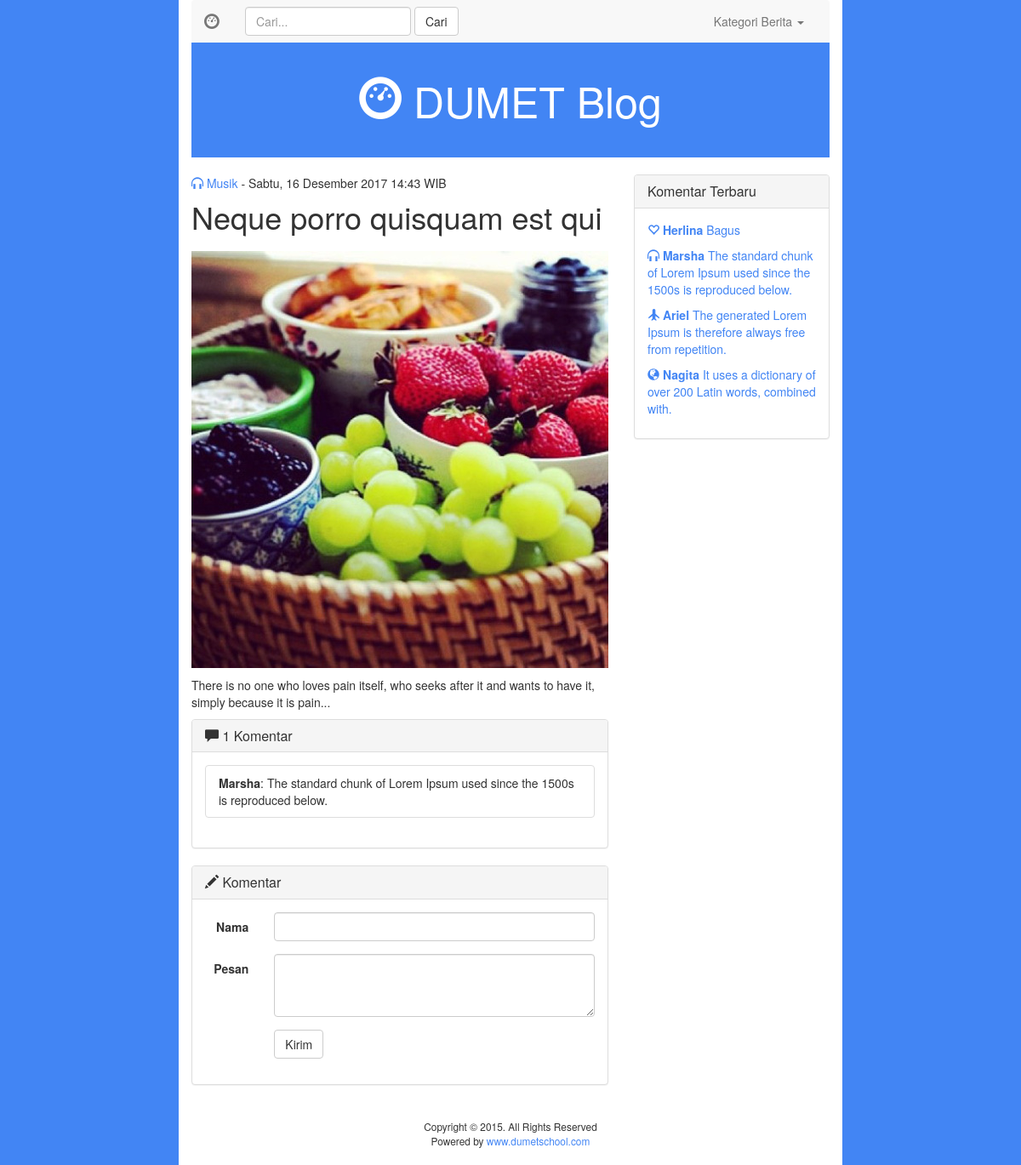
Page /index.php?detail=1 on the committed database.
### tables this page shows
CREATE TABLE `post` (
  `id` int(11) NOT NULL,
  `category_id` int(11) NOT NULL,
  `title` varchar(255) NOT NULL,
  `description` text NOT NULL,
  `image` varchar(255) NOT NULL,
  `date` datetime NOT NULL
);

CREATE TABLE `category` (
  `id` int(11) NOT NULL,
  `category_name` varchar(255) NOT NULL,
  `icon` varchar(255) NOT NULL
);

CREATE TABLE `comment` (
  `id` int(11) NOT NULL,
  `post_id` int(11) NOT NULL,
  `name` varchar(255) NOT NULL,
  `reply` text NOT NULL,
  `status` int(1) DEFAULT '0',
  `date` datetime NOT NULL
);

### function/function.php (called while the page is built)
<?php
function tgl_indonesia($date) {
    $Hari = array("Minggu","Senin", "Selasa","Rabu","Kamis","Jum'at","Sabtu");
    $Bulan = array("Januari","Februari","Maret","April","Mei","Juni","Juli","Agustus","September","Oktober","November","Desember");
    $tahun      = substr($date, 0, 4);
    $bulan      = substr($date, 5, 2);
    $tgl        = substr($date, 8, 2);
    $waktu      = substr($date, 11, 5);
    $hari       = date("w", strtotime($date));
    $result     = $Hari[$hari].", ".$tgl." ".$Bulan[(int)$bulan-1]." ".$tahun." ".$waktu." WIB";
    return $result;
}
?>

### includes/aside.php (the view)
<?php
$comment      = mysqli_query($connect, "SELECT comment.*, category.icon, post.id FROM comment, category, post
                                        WHERE comment.post_id = post.id AND post.category_id = category.id
                                        AND comment.status ='1' ORDER BY comment.id DESC LIMIT 4");
?>
<aside class="col-md-4">
    <div class="panel panel-default">
    	<div class="panel-heading">
    		<h3 class="panel-title">Komentar Terbaru</h3>
    	</div>
    	<div class="panel-body latest-comments">
    		<ul>
            <?php if(mysqli_num_rows($comment)) { ?>
                <?php while($row_comment=mysqli_fetch_array($comment)) { ?>
    		    <li><a href="index.php?detail=<?php echo $row_comment["post_id"] ?> "><span class="<?php echo $row_comment["icon"]?>" aria-hidden="true"></span> <strong><?php echo $row_comment["name"]?></strong> <?php echo $row_comment["reply"]?></a></li>
    		    <?php } ?>
            <?php } ?>
    		</ul>
    	</div>
    </div>
</aside>

### includes/detail.php (shortened to what this page needs)
<?php
$detail_id    = $_GET["detail"];
$query        = mysqli_query($connect,"SELECT post.*, category.category_name, category.icon
                                       FROM post, category
                                       WHERE category.id = post.category_id AND post.id = '$detail_id'");
$row_detail   = mysqli_fetch_array($query);
$comment      = mysqli_query($connect, "SELECT * FROM comment WHERE post_id = '$detail_id'
                                        AND STATUS = '1' ORDER BY id DESC");
$data         = mysqli_num_rows($comment);
?>
<article>
    <div class="meta">
        <a href="index.php?category=<?php echo $row_detail["category_id"]?>">
        <span class="<?php echo $row_detail["icon"]?>" aria-hidden="true">
        </span> <?php echo $row_detail["category_name"]?></a> - <?php echo tgl_indonesia($row_detail["date"])?>
    </div>
    <h1><?php echo $row_detail["title"]?></h1>
    <img src="images/<?php echo $row_detail["image"]?>" class="img-responsive btn-block">
    <p><?php echo $row_detail["description"]?></p>
    <div class="panel panel-default">
      <div class="panel-heading">
        <h3 class="panel-title">
        <span class="glyphicon glyphicon-comment" aria-hidden="true">
        </span> <?php echo $data ?> Komentar</h3>
      </div>
      <div class="panel-body">
        <ul class="list-group">
        <?php if(mysqli_num_rows($comment)) { ?>
          <?php while($row_comment=mysqli_fetch_array($comment)) { ?>
            <li class="list-group-item">
              <strong><?php echo $row_comment["name"] ?></strong>: <?php echo $row_comment["reply"] ?>
            </li>
          <?php } ?>
        <?php } ?>
        </ul>
      </div>
    </div>
    <div class="panel panel-default">
      <div class="panel-heading">
        <h3 class="panel-title"><span class="glyphicon glyphicon-pencil" aria-hidden="true"></span> Komentar</h3>
      </div>
      <div class="panel-body" id = "success">
        <form class="form-horizontal" method="post">
          <div class="form-group">
            <label for="inputNama3" class="col-sm-2 control-label">Nama</label>
            <div class="col-sm-10">
              <input type="text" class="form-control" id="inputNama3" name="name">
            </div>
          </div>
          <div class="form-group">
            <label for="inputPesan3" class="col-sm-2 control-label">Pesan</label>
            <div class="col-sm-10">
              <textarea class="form-control" rows="3" name="comment"></textarea>
            </div>
          </div>
          <div class="form-group">
            <div class="col-sm-offset-2 col-sm-10">
              <button type="submit" class="btn btn-default" name="submit">Kirim</button>
            </div>
          </div>
        </form>
      </div>
    </div>
</article>

### css/custom.css (style rules this page uses)
a { color: #4285F4 }
body { background: #4285F4 }
article h1 { margin: 0px 0 20px; }
article img { margin-bottom: 10px }
.meta { margin-bottom: 10px; }
aside ul { padding-left: 0; }
aside ul li { margin-bottom: 10px; }
.latest-comments li { list-style: none; }

### rows in the picture
post: category.category_name "Musik", date "Sabtu, 16 Desember 2017 14:43 WIB", title "Neque porro quisquam est qui", image (picture), description "There is no one who loves pain itself, who seeks after it and wants to have it, simply because it is pain..."
comment: name "Marsha", reply "The standard chunk of Lorem Ipsum used since the 1500s is reproduced below."
comment: name "Herlina", reply "Bagus"
comment: name "Ariel", reply "The generated Lorem Ipsum is therefore always free from repetition."
comment: name "Nagita", reply "It uses a dictionary of over 200 Latin words, combined with."

### other values in the picture
$data "1"
